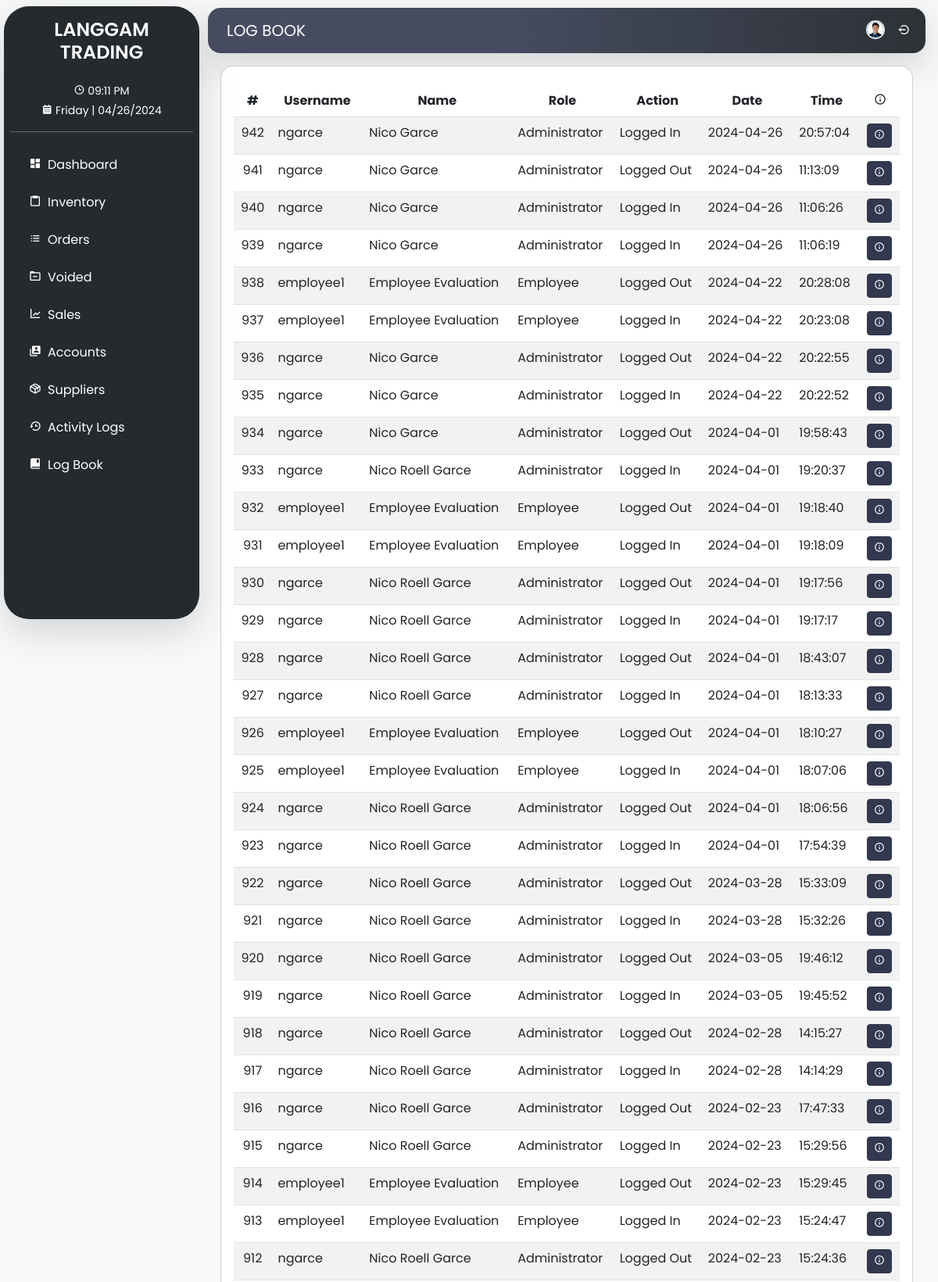
Page /branch1/pages/admin/logbook.php (signed in, upper part) on the committed database.
### tables this page shows
CREATE TABLE `branch1_users` (
  `ID` int(11) NOT NULL,
  `firstName` varchar(255) NOT NULL,
  `lastName` varchar(255) NOT NULL,
  `username` varchar(255) NOT NULL,
  `password` varchar(255) NOT NULL,
  `mobile` varchar(255) NOT NULL,
  `email` varchar(255) NOT NULL,
  `address` varchar(255) NOT NULL,
  `role` varchar(255) NOT NULL,
  `photo` varchar(255) DEFAULT NULL,
  `date_added` date NOT NULL,
  `branch` varchar(255) NOT NULL DEFAULT 'Branch 1'
);

CREATE TABLE `branch1_user_logs` (
  `log_id` int(11) NOT NULL,
  `user_id` int(11) NOT NULL,
  `name` varchar(255) NOT NULL,
  `username` varchar(255) NOT NULL,
  `role` varchar(255) NOT NULL,
  `action` varchar(255) NOT NULL,
  `log_time` time NOT NULL,
  `log_date` date NOT NULL
);

### branch1/includes/users_function.php (called while the page is built, shortened)
<?php
class Users {
    public function getID()
    {
        $store = new Langgam();
        $conn = $store->openConnection();
        $userid = $_SESSION['ID'] ?? '';
        $stmt = $conn->prepare("SELECT * FROM branch1_users WHERE ID =:uid");
        $stmt->bindParam('uid', $userid, PDO::PARAM_INT);
        $stmt->execute();
        return $stmt->fetchAll(PDO::FETCH_OBJ);
    }
}

### branch1/includes/log_function.php (called while the page is built, shortened)
<?php
class Logs{
    public function get_user_logs(){
        $store = new Langgam();
        $conn = $store->openConnection();
        $stmt = $conn->prepare("SELECT * FROM branch1_user_logs ORDER BY log_date DESC, log_time DESC LIMIT 100;");
        $stmt->execute();
        return $stmt->fetchAll(PDO::FETCH_OBJ);
    }
}
?>

### branch1/pages/admin/logbook.php (the view, shortened to what this page needs)
<?php
require_once('../../../branch1/includes/users_function.php');
require_once('../../../branch1/includes/log_function.php');
?>
<!DOCTYPE html>
<html lang="en">
<head>
    <link rel="stylesheet" href="../../../css/custom.css">
    <link href='https://unpkg.com/boxicons@2.1.4/css/boxicons.min.css' rel='stylesheet'>
    <link rel="stylesheet" href="../../../css/main.css">
    <link href="https://cdn.datatables.net/v/bs5/jszip-3.10.1/dt-1.13.6/b-2.4.2/b-html5-2.4.2/b-print-2.4.2/datatables.min.css" rel="stylesheet">
</head>
<body id="body" class="bg-light">
    <div class="main-container d-flex">
        <div class="sidebar pt-2 pb-3">
            <?php if (isset($_SESSION['access']) && $_SESSION['access'] == 'Administrator') {
                include("../../../branch1/includes/admin_sidebar.php");
            } else if (isset($_SESSION['access']) && $_SESSION['access'] == 'Employee') {
                include("../../../branch1/includes/emp_sidebar.php");
            }
            ?>
        </div>
        <div class="content">
            <?php include('../../includes/navbar.php') ?>
            <div class="dashboard-content px-3">
                <div class="m-0 m-sm-3">
                    <div class="container-fluid card p-3 rounded-4">
                        <div class="table-responsive pt-2">
                            <table id="table" class="table table-striped table-hover">
                                <thead class="text-center">
                                    <tr>
                                        <th class="d-none d-sm-table-cell">#</th>
                                        <th>Username</th>
                                        <th class="d-none d-sm-table-cell">Name</th>
                                        <th class="d-none d-sm-table-cell">Role</th>
                                        <th class="d-none d-sm-table-cell">Action</th>
                                        <th>Date</th>
                                        <th>Time</th>
                                        <th><i class='bx bx-info-circle'></th>
                                    </tr>
                                </thead>
                                <tbody>
                                    <?php
                                    $results = $logs->get_user_logs();
                                    $cnt = 1;
                                    if (count($results) > 0) {
                                        foreach ($results as $result) {
                                    ?>
                                            <tr class="">
                                                <td class="text-center d-none d-sm-table-cell">
                                                    <?php echo htmlentities($result->log_id); ?>
                                                </td>
                                                <td>
                                                    <?php echo htmlentities($result->username); ?>
                                                </td>
                                                <td class="d-none d-sm-table-cell">
                                                    <?php echo htmlentities($result->name); ?>
                                                </td>
                                                <td class="d-none d-sm-table-cell">
                                                    <?php echo htmlentities($result->role); ?>
                                                </td>
                                                <td class="d-none d-sm-table-cell">
                                                    <?php echo htmlentities($result->action); ?>
                                                </td>
                                                <td>
                                                    <?php echo htmlentities($result->log_date); ?>
                                                </td>
                                                <td>
                                                    <?php echo htmlentities($result->log_time); ?>
                                                </td>
                                                <td>
                                                    <button type="button" class="btn btn-primary btn-sm" data-bs-toggle="modal" data-bs-target="#logDetails<?php echo $cnt ?>" title="Account Details (<?php echo $result->firstName ?>)">
                                                        <i class='bx bx-info-circle'></i></button>
                                                </td>
                                            </tr>
                                    <?php
                                            $cnt++;
                                        }
                                    }
                                    ?>
                                </tbody>
                            </table>
                        </div>
                    </div>
                </div>
            </div>
        </div>
    </div>
</body>
</html>

### branch1/includes/navbar.php (shortened to what this page needs)
<?php
$current_page = basename($_SERVER['PHP_SELF']);
$navbar_brand = "LANGGAM TRADING";
if ($current_page === "logbook.php") {
    $navbar_brand = "LOG BOOK";
}
$result = $users->getID();
$image_src = (!empty($result[0]->photo)) ? '../' . $result[0]->photo : '../../assets/user_upload/default.png';
if ($current_page === "admin_dashboard.php" || $current_page === "sales.php" || $current_page === "acc_manage.php" || $current_page === "emp_dashboard.php" || $current_page === "activity_logs.php" || $current_page === "logbook.php") {
    $image_src = (!empty($result[0]->photo)) ? '../../' . $result[0]->photo : '../../../assets/user_upload/default.png';
}
?>
<nav class="navbar navbar-expand-md navbar-light gradient-navbar rounded-4 shadow-lg">
    <div class="container-fluid">
        <div class="collapse navbar-collapse justify-content-end" id="navbarSupportedContent">
            <div class="container-fluid">
                <span class="navbar-brand text-uppercase text-white" id="navbrand"><?php echo $navbar_brand; ?></span>
            </div>
            <ul class="navbar-nav mb-2 mb-lg-0 text-center">
                <li class="nav-item profile">
                    <a class="nav-link active profile-img" aria-current="page" href="/langgamtrading/branch1/pages/profile.php" title="Profile">
                        <img src="<?php echo $image_src; ?>" alt="photo" class="img-fluid border border-2 rounded-circle" width="30px" height="30px">
                    </a>
                </li>
                <li class="nav-item logout">
                    <a class="nav-link active logout-icon" title="Logout" aria-current="page" href="/langgamtrading/includes/logout_b1.php">
                        <i class='bx bx-log-out-circle text-white'></i>
                    </a>
                </li>
            </ul>
        </div>
    </div>
</nav>

### css/custom.css (style rules this page uses)
html { scroll-behavior: smooth; }
body { background: #eee; }
.navbar { transition: 0.3s; }
.card { font-family: 'Poppins', sans-serif; }
.dashboard-content { font-family: 'Poppins', sans-serif; }
.content { min-height: 100%; width: 100%; flex: 1 1 auto; min-width: 0; margin-left: 250px; }
.navbar { margin: 1rem; margin-top: 0.6rem; font-family: 'Poppins', sans-serif; }
.gradient-navbar { background: linear-gradient(to right, #474c61 40%, #2c3236); }
.logout-icon { padding-top: 10px; }

### rows in the picture
branch1_users: photo (picture)
branch1_user_logs: log_id "942", username "ngarce", name "Nico Garce", role "Administrator", action "Logged In", log_date "2024-04-26", log_time "20:57:04"
branch1_user_logs: log_id "941", username "ngarce", name "Nico Garce", role "Administrator", action "Logged Out", log_date "2024-04-26", log_time "11:13:09"
branch1_user_logs: log_id "940", username "ngarce", name "Nico Garce", role "Administrator", action "Logged In", log_date "2024-04-26", log_time "11:06:26"
branch1_user_logs: log_id "939", username "ngarce", name "Nico Garce", role "Administrator", action "Logged In", log_date "2024-04-26", log_time "11:06:19"
branch1_user_logs: log_id "938", username "employee1", name "Employee Evaluation", role "Employee", action "Logged Out", log_date "2024-04-22", log_time "20:28:08"
branch1_user_logs: log_id "937", username "employee1", name "Employee Evaluation", role "Employee", action "Logged In", log_date "2024-04-22", log_time "20:23:08"
branch1_user_logs: log_id "936", username "ngarce", name "Nico Garce", role "Administrator", action "Logged Out", log_date "2024-04-22", log_time "20:22:55"
branch1_user_logs: log_id "935", username "ngarce", name "Nico Garce", role "Administrator", action "Logged In", log_date "2024-04-22", log_time "20:22:52"
branch1_user_logs: log_id "934", username "ngarce", name "Nico Garce", role "Administrator", action "Logged Out", log_date "2024-04-01", log_time "19:58:43"
branch1_user_logs: log_id "933", username "ngarce", name "Nico Roell Garce", role "Administrator", action "Logged In", log_date "2024-04-01", log_time "19:20:37"
branch1_user_logs: log_id "932", username "employee1", name "Employee Evaluation", role "Employee", action "Logged Out", log_date "2024-04-01", log_time "19:18:40"
branch1_user_logs: log_id "931", username "employee1", name "Employee Evaluation", role "Employee", action "Logged In", log_date "2024-04-01", log_time "19:18:09"
branch1_user_logs: log_id "930", username "ngarce", name "Nico Roell Garce", role "Administrator", action "Logged Out", log_date "2024-04-01", log_time "19:17:56"
branch1_user_logs: log_id "929", username "ngarce", name "Nico Roell Garce", role "Administrator", action "Logged In", log_date "2024-04-01", log_time "19:17:17"
branch1_user_logs: log_id "928", username "ngarce", name "Nico Roell Garce", role "Administrator", action "Logged Out", log_date "2024-04-01", log_time "18:43:07"
branch1_user_logs: log_id "927", username "ngarce", name "Nico Roell Garce", role "Administrator", action "Logged In", log_date "2024-04-01", log_time "18:13:33"
branch1_user_logs: log_id "926", username "employee1", name "Employee Evaluation", role "Employee", action "Logged Out", log_date "2024-04-01", log_time "18:10:27"
branch1_user_logs: log_id "925", username "employee1", name "Employee Evaluation", role "Employee", action "Logged In", log_date "2024-04-01", log_time "18:07:06"
branch1_user_logs: log_id "924", username "ngarce", name "Nico Roell Garce", role "Administrator", action "Logged Out", log_date "2024-04-01", log_time "18:06:56"
branch1_user_logs: log_id "923", username "ngarce", name "Nico Roell Garce", role "Administrator", action "Logged In", log_date "2024-04-01", log_time "17:54:39"
branch1_user_logs: log_id "922", username "ngarce", name "Nico Roell Garce", role "Administrator", action "Logged Out", log_date "2024-03-28", log_time "15:33:09"
branch1_user_logs: log_id "921", username "ngarce", name "Nico Roell Garce", role "Administrator", action "Logged In", log_date "2024-03-28", log_time "15:32:26"
branch1_user_logs: log_id "920", username "ngarce", name "Nico Roell Garce", role "Administrator", action "Logged Out", log_date "2024-03-05", log_time "19:46:12"
branch1_user_logs: log_id "919", username "ngarce", name "Nico Roell Garce", role "Administrator", action "Logged In", log_date "2024-03-05", log_time "19:45:52"
branch1_user_logs: log_id "918", username "ngarce", name "Nico Roell Garce", role "Administrator", action "Logged Out", log_date "2024-02-28", log_time "14:15:27"
branch1_user_logs: log_id "917", username "ngarce", name "Nico Roell Garce", role "Administrator", action "Logged In", log_date "2024-02-28", log_time "14:14:29"
branch1_user_logs: log_id "916", username "ngarce", name "Nico Roell Garce", role "Administrator", action "Logged Out", log_date "2024-02-23", log_time "17:47:33"
branch1_user_logs: log_id "915", username "ngarce", name "Nico Roell Garce", role "Administrator", action "Logged In", log_date "2024-02-23", log_time "15:29:56"
branch1_user_logs: log_id "914", username "employee1", name "Employee Evaluation", role "Employee", action "Logged Out", log_date "2024-02-23", log_time "15:29:45"
branch1_user_logs: log_id "913", username "employee1", name "Employee Evaluation", role "Employee", action "Logged In", log_date "2024-02-23", log_time "15:24:47"
branch1_user_logs: log_id "912", username "ngarce", name "Nico Roell Garce", role "Administrator", action "Logged Out", log_date "2024-02-23", log_time "15:24:36"

### other values in the picture
$navbar_brand "LOG BOOK"
